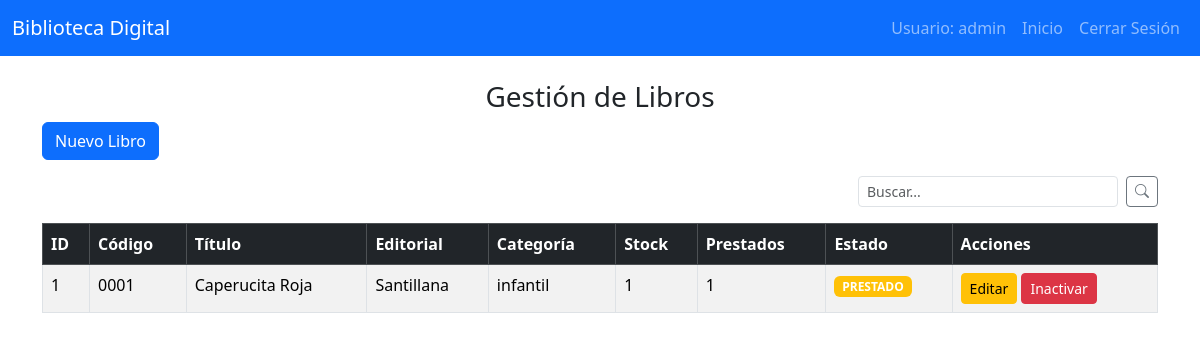
/views/Libro/libros.php (signed in), run on the app's committed database.
### tables this page shows
CREATE TABLE `libros` (
  `id_libro` int(11) NOT NULL,
  `codigo_libro` varchar(50) NOT NULL,
  `titulo` varchar(200) NOT NULL,
  `autor` varchar(100) NOT NULL,
  `categoria` varchar(100) NOT NULL,
  `editorial` int(11) DEFAULT NULL,
  `anio_publicacion` year(4) DEFAULT NULL,
  `cantidad` int(11) NOT NULL DEFAULT 0,
  `disponibles` int(11) NOT NULL DEFAULT 0,
  `estado` enum('DISPONIBLE','PRESTADO','INACTIVO') DEFAULT 'DISPONIBLE',
  `stock` int(11) DEFAULT 1,
  `id_categoria` int(11) NOT NULL
);

CREATE TABLE `editoriales` (
  `id_editorial` int(11) NOT NULL,
  `nombre_editorial` varchar(100) NOT NULL,
  `estado` enum('ACTIVO','INACTIVO') DEFAULT 'ACTIVO'
);

CREATE TABLE `categorias` (
  `id_categoria` int(11) NOT NULL,
  `nombre_categoria` varchar(100) NOT NULL,
  `descripcion` text DEFAULT NULL,
  `estado` enum('Activo','Inactivo') NOT NULL DEFAULT 'Activo'
);

### models/Libro.php (called while the page is built, shortened)
<?php
class Libro {
    private $conn;
    private $table_name = "libros";
    public function __construct($db){
        $this->conn = $db;
    }
    public function listarLibros(){
        $query = "SELECT l.id_libro, l.codigo_libro, l.titulo, l.stock, l.estado,
                         e.id_editorial, e.nombre_editorial,
                         c.id_categoria, c.nombre_categoria,
                         (SELECT COUNT(*)
                          FROM detalle_prestamo dp
                          WHERE dp.id_libro = l.id_libro AND dp.estado_libro = 'PRESTADO') AS prestados
                  FROM " . $this->table_name . " l
                  LEFT JOIN editoriales e ON l.editorial = e.id_editorial
                  LEFT JOIN categorias c ON l.id_categoria = c.id_categoria
                  ORDER BY l.titulo ASC";
        $stmt = $this->conn->prepare($query);
        $stmt->execute();
        return $stmt->fetchAll(PDO::FETCH_ASSOC);
    }
}
?>

### views/Libro/libros.php (the view, shortened to what this page needs)
<?php
require_once __DIR__ . "/../../models/Libro.php";
$database = new Database();
$db = $database->getConnection();
$libroObj = new Libro($db);
$termino = $_GET['buscar'] ?? '';
if($termino){
    $libros = $libroObj->buscarGeneral($termino);
} else {
    $libros = $libroObj->listarLibros();
}
?>
<!DOCTYPE html>
<html lang="es">
<head>
    <link href="../../assets/bootstrap/css/bootstrap.min.css" rel="stylesheet">
    <link href="https://cdn.jsdelivr.net/npm/bootstrap-icons@1.10.5/font/bootstrap-icons.css" rel="stylesheet">
</head>
<body>
    <nav class="navbar navbar-expand-lg navbar-dark bg-primary">
      <div class="container-fluid">
        <a class="navbar-brand" href="#">Biblioteca Digital</a>
        <div class="collapse navbar-collapse">
          <ul class="navbar-nav ms-auto">
            <li class="nav-item">
              <span class="nav-link">Usuario: <?php echo $_SESSION['usuario']; ?></span>
            </li>
            <li class="nav-item">
              <a class="nav-link" href="../dashboard.php">Inicio</a>
            </li>
            <li class="nav-item">
              <a class="nav-link" href="../../logout.php">Cerrar Sesión</a>
            </li>
          </ul>
        </div>
      </div>
    </nav>
<div class="container mt-4">
    <h3 class="text-center">Gestión de Libros</h3>
    <a href="libro_form.php" class="btn btn-primary mb-3">Nuevo Libro</a>
    <form method="GET" class="d-flex mb-3" style="max-width:300px; margin-left:auto;">
        <input type="text" name="buscar" class="form-control form-control-sm me-2"
               placeholder="Buscar...">
        <button type="submit" class="btn btn-outline-secondary btn-sm">
            <i class="bi bi-search"></i>
        </button>
    </form>
    <table class="table table-bordered table-striped">
        <thead class="table-dark">
            <tr>
                <th>ID</th>
                <th>Código</th>
                <th>Título</th>
                <th>Editorial</th>
                <th>Categoría</th>
                <th>Stock</th>
                <th>Prestados</th>
                <th>Estado</th>
                <th>Acciones</th>
            </tr>
        </thead>
        <tbody>
            <?php if(!empty($libros)): ?>
                <?php foreach($libros as $libro): ?>
                <tr>
                    <td><?= $libro['id_libro']; ?></td>
                    <td><?= $libro['codigo_libro']; ?></td>
                    <td><?= $libro['titulo']; ?></td>
                    <td><?= $libro['nombre_editorial']; ?></td>
                    <td><?= $libro['nombre_categoria']; ?></td>
                    <td><?= $libro['stock']; ?></td>
                    <td><?= $libro['prestados']; ?></td>
                    <td>
                        <?php if($libro['estado'] == 'DISPONIBLE'): ?>
                            <span class="badge bg-success">DISPONIBLE</span>
                        <?php elseif($libro['estado'] == 'PRESTADO'): ?>
                            <span class="badge bg-warning">PRESTADO</span>
                        <?php elseif($libro['estado'] == 'INACTIVO'): ?>
                            <span class="badge bg-secondary">INACTIVO</span>
                        <?php else: ?>
                            <span class="badge bg-danger">DESCONOCIDO</span>
                        <?php endif; ?>
                    </td>
                    <td>
                        <a href="libro_form.php?id=<?= $libro['id_libro']; ?>" class="btn btn-warning btn-sm">Editar</a>
                        <a href="../../controllers/LibroController.php?eliminar=<?= $libro['id_libro']; ?>"
                           class="btn btn-danger btn-sm"
                           onclick="return confirm('¿Inactivar este libro?');">Inactivar</a>
                    </td>
                </tr>
                <?php endforeach; ?>
            <?php else: ?>
                <tr><td colspan="9" class="text-center">No hay libros registrados</td></tr>
            <?php endif; ?>
        </tbody>
    </table>
</div>
</body>
</html>

### data on the page
libros: id_libro "1", codigo_libro "0001", titulo "Caperucita Roja", editorial.nombre_editorial "Santillana", id_categoria.nombre_categoria "infantil", stock "1", prestados "1", estado "PRESTADO"

### other printed values
$_SESSION['usuario'] "admin"
